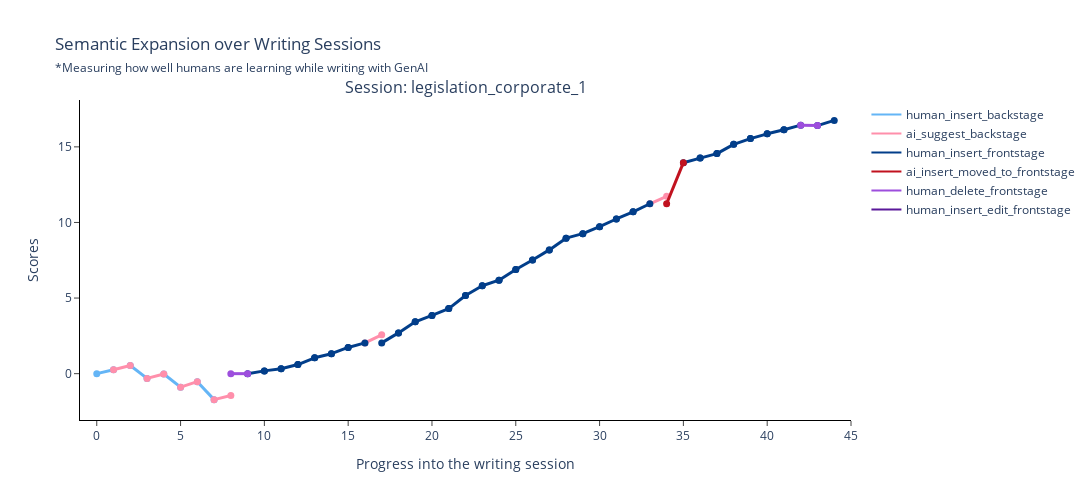
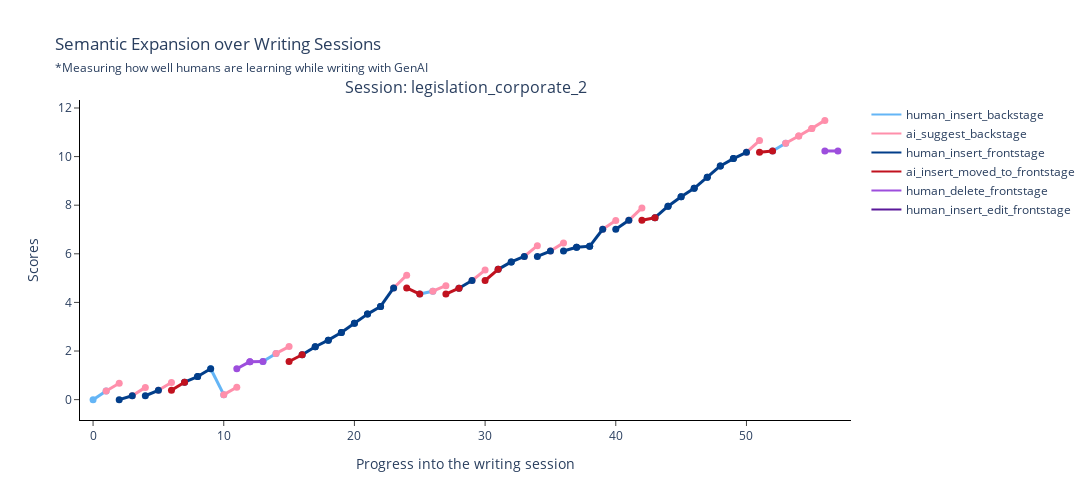
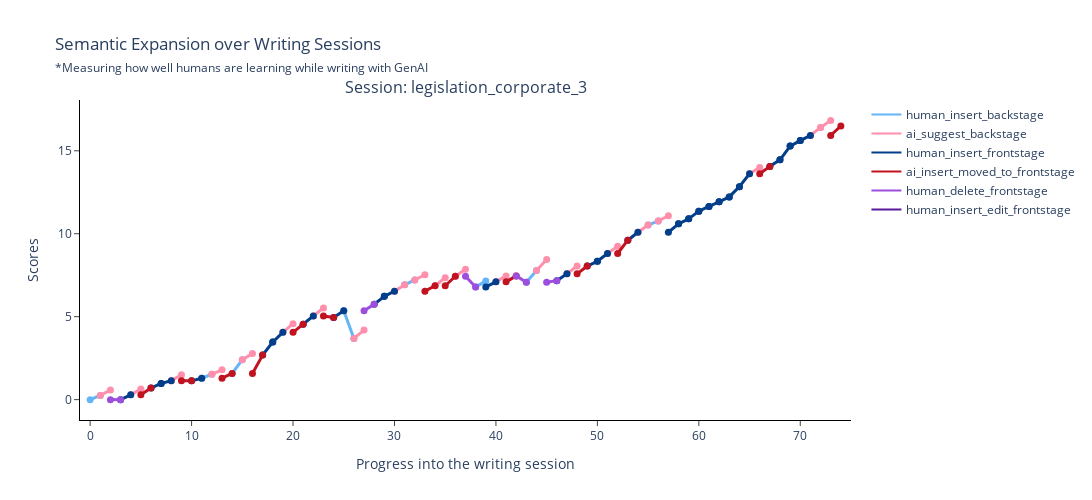
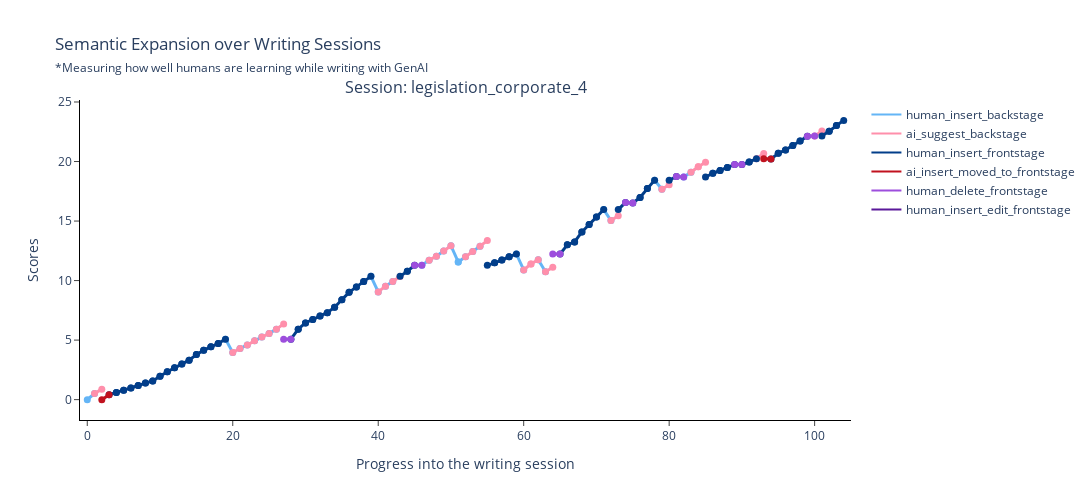

Source (notebook cell) for these figures, in order:
### Code cell
writing_data = level_2_actions_per_session_semantic
# Session IDs: An array of sessions you wish to plot.
# Adjust as needed. Check session IDs in data exploration for options.
session_ids = [
    "legislation_corporate_1",
    "legislation_corporate_2",
    "legislation_corporate_3",
    "legislation_corporate_4",
    "legislation_corporate_5",
    "legislation_corporate_6",
    "legislation_antitrust_1",
    "legislation_antitrust_2",
    "legislation_antitrust_3",
    "legislation_antitrust_4",
    "legislation_antitrust_5",
    "legislation_antitrust_6",
    "legislation_antitrust_7",
    "legislation_antitrust_8",
]

# Generate the plot
for session_id in session_ids:
    fig = plot_semantic_expansion_sentence(writing_data, [session_id])
